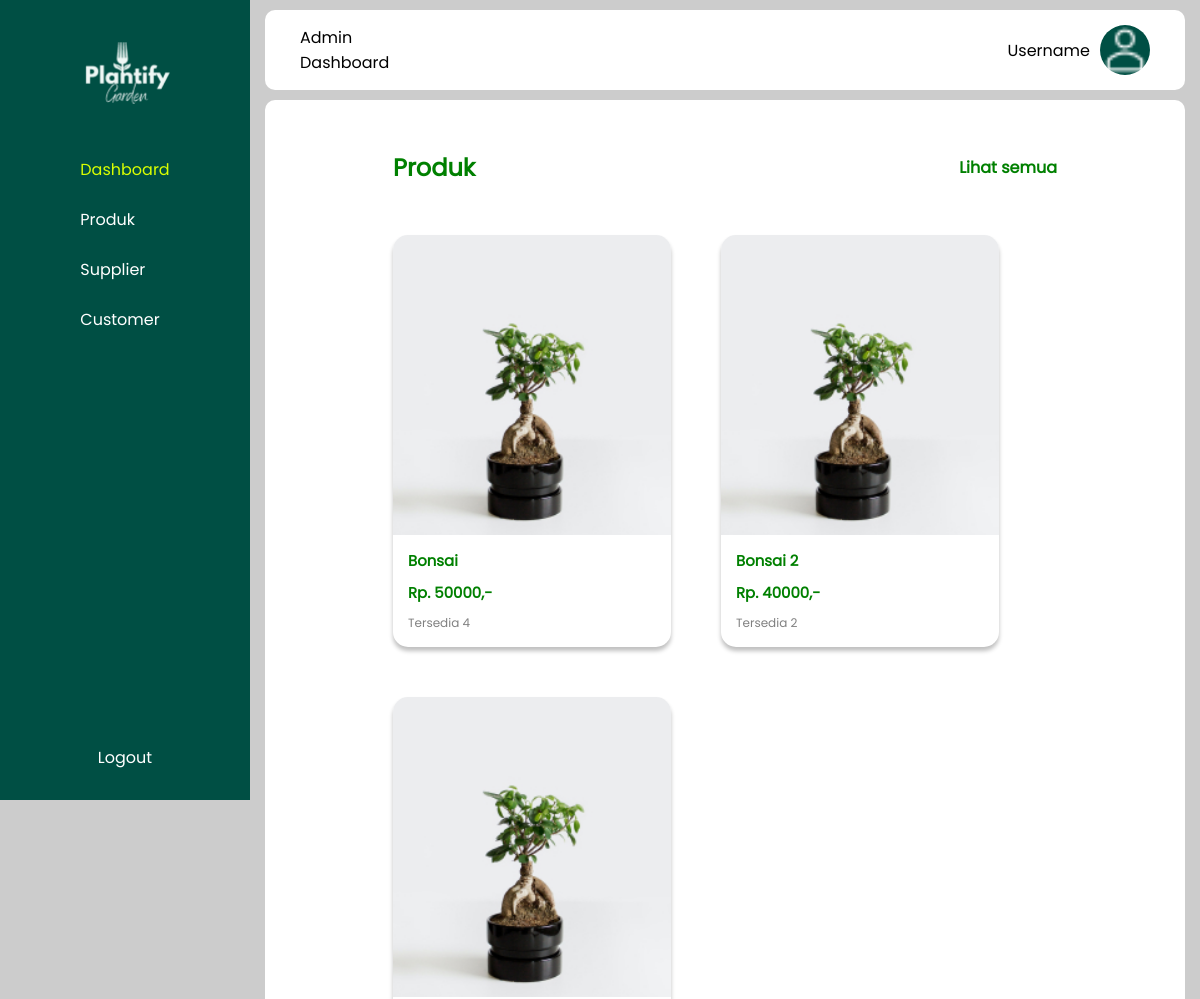
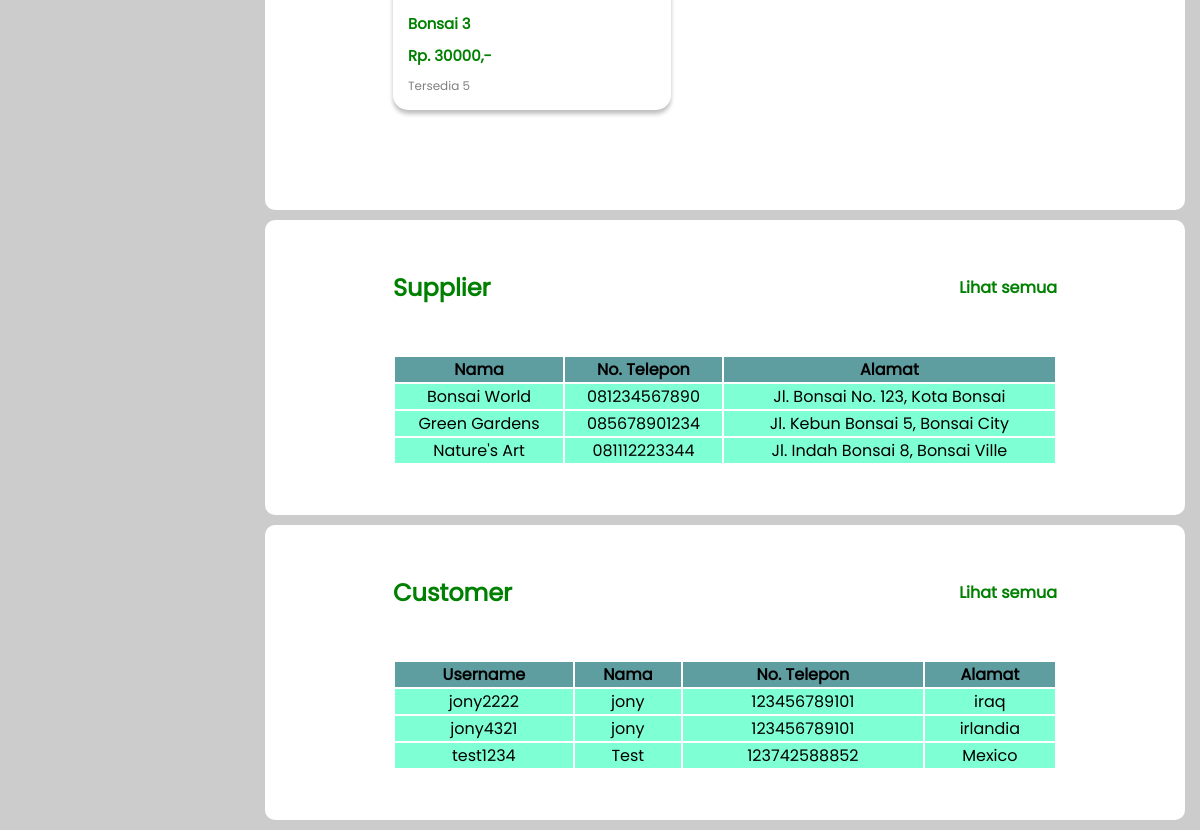
Page /app/admin/index.php (signed in) on the committed database (2 pictures, top to bottom).
### tables this page shows
CREATE TABLE `produk` (
  `id_produk` int(11) NOT NULL,
  `id_supplier` int(11) NOT NULL,
  `nama_produk` varchar(100) NOT NULL,
  `harga_produk` int(11) NOT NULL,
  `stok_produk` int(11) NOT NULL,
  `gambar_produk` varchar(100) NOT NULL,
  `id_kategori` int(11) NOT NULL,
  `created_at` timestamp NOT NULL DEFAULT current_timestamp() ON UPDATE current_timestamp()
);

CREATE TABLE `supplier` (
  `id_supplier` int(11) NOT NULL,
  `nama_supplier` varchar(100) NOT NULL,
  `alamat` varchar(100) NOT NULL,
  `no_telepon` varchar(100) NOT NULL
);

CREATE TABLE `customer` (
  `username` varchar(100) NOT NULL,
  `password` varchar(64) NOT NULL,
  `nama` varchar(100) NOT NULL,
  `no_telepon` varchar(100) NOT NULL,
  `alamat` varchar(100) NOT NULL
);

### app/database.php (called while the page is built, shortened)
<?php
function getAllDataProducts()
{
	try {
		$statement = DB->prepare("SELECT * FROM produk");
		$statement->execute();
		return $statement->fetchAll(PDO::FETCH_ASSOC);
	} catch (PDOException $err) {
		echo $err->getMessage();
	}
}
function getAllDataCustomer()
{
	try {
		$statement = DB->prepare("SELECT * FROM customer");
		$statement->execute();
		return $statement->fetchAll(PDO::FETCH_ASSOC);
	} catch (PDOException $err) {
		echo $err->getMessage();
	}
}
function getAllDataSupplier()
{
	try {
		$statement = DB->prepare("SELECT * FROM supplier");
		$statement->execute();
		return $statement->fetchAll(PDO::FETCH_ASSOC);
	} catch (PDOException $err) {
		echo $err->getMessage();
	}
}

### app/admin/index.php (the view, shortened to what this page needs)
<?php
$title = "Dashboard";
require_once(BASEPATH . "/app/admin/templates/sidebar.php");
require_once(BASEPATH . "/app/admin/templates/header.php");
$products = getAllDataProducts();
$customers = getAllDataCustomer();
$supplier = getAllDataSupplier();
?>
        <div class="produk">
            <div class="judul">
                <h2>Produk</h2>
                <a href="<?= BASEURL ?>/app/admin/produk.php">
                    <h4>Lihat semua</h4>
                </a>
            </div>
            <div class="container-produk">
                <?php for($i=0;$i<3;$i++):?>
                <div class="card">
                    <img
                        class="img-produk"
                        src="<?= BASEURL ;?>/assets/img/<?= $products[$i]['gambar_produk'] ?>"
                        alt="gambar produk"
                    />
                    <div class="caption">
                        <h5><?= $products[$i]['nama_produk']?></h5>
                        <h5>Rp. <?= $products[$i]['harga_produk']?>,-</h5>
                        <small>Tersedia <?= $products[$i]['stok_produk']?></small>
                    </div>
                </div>
                <?php endfor;?>
            </div>
        </div>
        <div class="supplier">
            <div class="judul">
                <h2>Supplier</h2>
                <a href="<?= BASEURL ?>/app/admin/supplier.php">
                    <h4>Lihat semua</h4>
                </a>
            </div>
            <table>
                <tr>
                    <th>Nama</th>
                    <th>No. Telepon</th>
                    <th>Alamat</th>
                </tr>
                <?php for($i=0;$i<3;$i++): ?>
                    <tr>
                        <td><?= $supplier[$i]['nama_supplier']; ?></td>
                        <td><?= $supplier[$i]['no_telepon']; ?></td>
                        <td><?= $supplier[$i]['alamat']; ?></td>
                    </tr>
                <?php endfor; ?>
            </table>
        </div>
        <div class="customer">
            <div class="judul">
                <h2>Customer</h2>
                <a href="<?= BASEURL ?>/app/admin/customer.php">
                    <h4>Lihat semua</h4>
                </a>
            </div>
            <table>
                <tr>
                    <th>Username</th>
                    <th>Nama</th>
                    <th>No. Telepon</th>
                    <th>Alamat</th>
                </tr>
                <?php for($i=0;$i<3;$i++): ?>
                    <tr>
                        <td><?= $customers[$i]['username']; ?></td>
                        <td><?= $customers[$i]['nama']; ?></td>
                        <td><?= $customers[$i]['no_telepon']; ?></td>
                        <td><?= $customers[$i]['alamat']; ?></td>
                    </tr>
                <?php endfor; ?>
            </table>
        </div>
    </div>
</body>
</html>

### app/admin/templates/sidebar.php (shortened to what this page needs)
<?php
require_once(BASEPATH . "/app/database.php");
?>
<!DOCTYPE html>
<html lang="en">
<head>
    <link rel="stylesheet" href="<?= BASEURL ;?>/assets/styles/style_admin.css" />
</head>
<body>
    <div class="sidebar">
        <img class="logo" src="<?= BASEURL ;?>/assets/img/logo.png" alt="logo" />
        <div class="menu-container">
            <menu>
                <a href="<?= BASEURL ?>/app/admin/index.php" class="<?= $title === 'Dashboard' ? 'active' : '' ?>">Dashboard</a>
                <a href="<?= BASEURL ?>/app/admin/produk.php" class="<?= $title === 'Produk' ? 'active' : '' ?>">Produk</a>
                <a href="<?= BASEURL ?>/app/admin/supplier.php" class="<?= $title === 'Supplier' ? 'active' : '' ?>">Supplier</a>
                <a href="<?= BASEURL ?>/app/admin/customer.php" class="<?= $title === 'Customer' ? 'active' : '' ?>">Customer</a>
            </menu>
            <a href="<?= BASEURL ;?>/app/logout.php" class="logout"><div>Logout</div></a>
        </div>
    </div>

### app/admin/templates/header.php
<div class="container-kanan">
    <header>
        <div class="dashboard">
            <span>Admin</span>
            <p>Dashboard</p>
        </div>
        <div class="profil">
            <p>Username</p>
            <img src="<?= BASEURL ;?>/assets/img/icon-profile.png" alt="icon-profil" class="icon-profil">
        </div>
    </header>

### assets/styles/style_admin.css (style rules this page uses)
* { margin: 0; padding: 0; box-sizing: border-box; --hijau: #004f44; --poppins: "Poppins", sans-serif; --monsterrat: "Montserrat"; font-family: var(--poppins); }
body { background-color: #ccc; }
.sidebar { background-color: var(--hijau); width: 250px; height: 100vh; display: flex; flex-direction: column; align-items: center; position: fixed; padding: 30px 10px; }
.logo { width: 120px; }
.menu-container { display: flex; flex-direction: column; align-items: center; justify-content: space-between; height: 90%; }
menu { display: flex; flex-direction: column; gap: 25px; padding: 40px; }
menu a, .logout { color: white; text-decoration: none; }
.active { color: rgb(217, 255, 0); }
.container-kanan { margin-left: 250px; overflow-y: auto; }
header { height: 10vh; padding: 15px 35px; display: flex; background-color: #fff; justify-content: space-between; border-radius: 10px; margin: 10px 15px ; }
.profil { display: flex; align-items: center; justify-content: center; gap: 10px; }
.icon-profil { width: 50px; border-radius: 50px; }
.judul { display: flex; justify-content: space-between; align-items: center; font-family: var(--monsterrat); margin-bottom: 50px; }
.judul, .judul a { color: green; }
.judul a { text-decoration: none; }
.produk { padding: 50px 128px; color: green; background-color: #fff; margin: 10px 15px; border-radius: 10px; }
.container-produk { display: flex; flex-wrap: wrap; gap: 50px; align-content: center; margin-bottom: 50px; }
.card { display: flex; flex-direction: column; border-radius: 15px; font-size: large; border-radius: 15px; background: #fff; box-shadow: 0px 4px 4px 0px rgba(0, 0, 0, 0.25); overflow: hidden; }
.img-produk { object-fit: cover; width: 278px; height: 300px; }
small { font-size: 12px; color: grey; }
.caption { display: flex; flex-direction: column; gap: 10px; padding: 15px; }
.supplier { padding: 50px 128px; background-color: #fff; border-radius: 10px; margin: 10px 15px; }
.customer { padding: 50px 128px 50px 128px; background-color: #fff; border-radius: 10px; margin: 10px 15px; }
table { width: 100%; }
th { background-color: cadetblue; }
td { background-color: aquamarine; text-align: center; }

### rows in the picture
produk: gambar_produk (picture), nama_produk "Bonsai", harga_produk "50000", stok_produk "4"
produk: gambar_produk (picture), nama_produk "Bonsai 2", harga_produk "40000", stok_produk "2"
produk: gambar_produk (picture), nama_produk "Bonsai 3", harga_produk "30000", stok_produk "5"
supplier: nama_supplier "Bonsai World", no_telepon "081234567890", alamat "Jl. Bonsai No. 123, Kota Bonsai"
supplier: nama_supplier "Green Gardens", no_telepon "085678901234", alamat "Jl. Kebun Bonsai 5, Bonsai City"
supplier: nama_supplier "Nature's Art", no_telepon "081112223344", alamat "Jl. Indah Bonsai 8, Bonsai Ville"
customer: username "jony2222", nama "jony", no_telepon "123456789101", alamat "iraq"
customer: username "jony4321", nama "jony", no_telepon "123456789101", alamat "irlandia"
customer: username "test1234", nama "Test", no_telepon "123742588852", alamat "Mexico"
